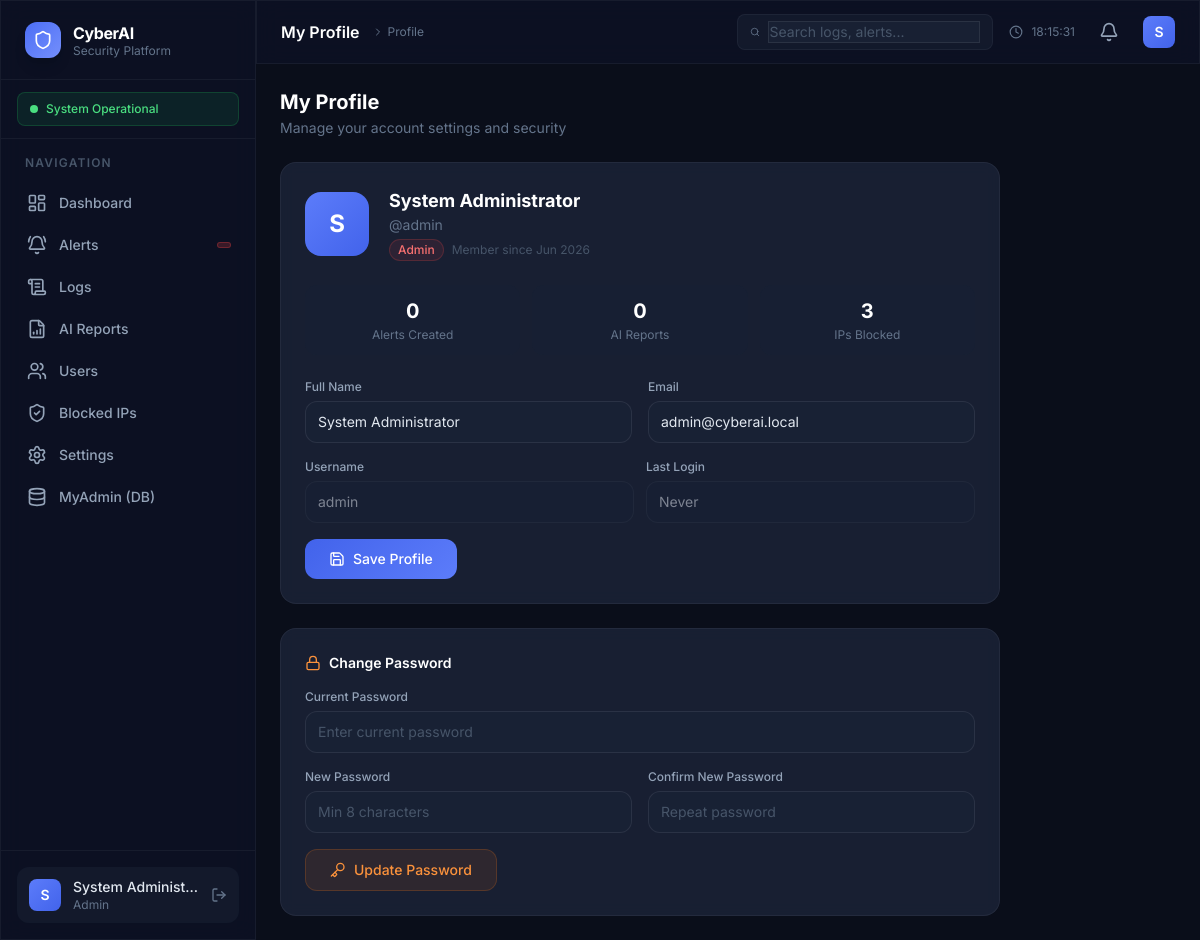
/dashboard/profile.php (signed in), run on the app's committed database.
### tables this page shows
CREATE TABLE IF NOT EXISTS users (
    id          INT UNSIGNED AUTO_INCREMENT PRIMARY KEY,
    username    VARCHAR(50) NOT NULL UNIQUE,
    email       VARCHAR(255) NOT NULL UNIQUE,
    password    VARCHAR(255) NOT NULL,
    full_name   VARCHAR(150) NOT NULL,
    role        ENUM('admin','analyst','viewer') NOT NULL DEFAULT 'analyst',
    avatar      VARCHAR(255) DEFAULT NULL,
    is_active   TINYINT(1) NOT NULL DEFAULT 1,
    last_login  DATETIME DEFAULT NULL,
    created_at  DATETIME NOT NULL DEFAULT CURRENT_TIMESTAMP,
    updated_at  DATETIME NOT NULL DEFAULT CURRENT_TIMESTAMP ON UPDATE CURRENT_TIMESTAMP,
    INDEX idx_username  (username),
    INDEX idx_email     (email),
    INDEX idx_role      (role),
    INDEX idx_is_active (is_active)
);

### dashboard/profile.php (the view, shortened to what the rows shown need)
<?php
require_once __DIR__ . '/includes/db.php';
require_once __DIR__ . '/includes/auth.php';
$pageTitle   = 'My Profile';
$currentUser = auth()->getCurrentUser();
$user        = db()->fetch("SELECT * FROM users WHERE id=?", [$currentUser['id']]);
include __DIR__ . '/includes/header.php';
?>
<div class="flex">
    <?php include __DIR__ . '/components/sidebar.php'; ?>
    <div class="flex-1 lg:ml-64">
        <?php include __DIR__ . '/components/navbar.php'; ?>
        <main class="pt-16 min-h-screen">
            <div class="p-6 max-w-3xl space-y-6">
                <div class="animate-in">
                    <h2 class="text-xl font-bold text-white">My Profile</h2>
                </div>
                <div class="animate-in glass-card rounded-2xl p-6 border border-white/5">
                    <div class="flex items-center gap-5 mb-6">
                        <div class="w-16 h-16 rounded-2xl bg-gradient-to-br from-brand-500 to-brand-700 flex items-center justify-center text-white font-bold text-2xl flex-shrink-0">
                            <?= strtoupper(substr($user['full_name'] ?? $user['username'], 0, 1)) ?>
                        </div>
                        <div>
                            <h3 class="text-lg font-bold text-white"><?= htmlspecialchars($user['full_name']) ?></h3>
                            <div class="text-sm text-slate-500">@<?= htmlspecialchars($user['username']) ?></div>
                            <div class="flex items-center gap-2 mt-1">
                                <?php $roleCls = match($user['role']) { 'admin'=>'text-red-400 bg-red-500/10 border-red-500/20', 'analyst'=>'text-blue-400 bg-blue-500/10 border-blue-500/20', default=>'text-slate-400 bg-slate-500/10 border-slate-500/20' }; ?>
                                <span class="text-xs px-2 py-0.5 rounded-full border font-medium <?= $roleCls ?>"><?= ucfirst($user['role']) ?></span>
                                <span class="text-xs text-slate-600">Member since <?= date('M Y', strtotime($user['created_at'])) ?></span>
                            </div>
                        </div>
                    </div>
                    <form method="POST" class="space-y-4">
                        <div class="grid grid-cols-2 gap-4">
                            <div>
                                <label class="block text-xs font-medium text-slate-400 mb-1.5">Full Name</label>
                                <input type="text" name="full_name" value="<?= htmlspecialchars($user['full_name']) ?>" required class="w-full px-3 py-2.5 rounded-xl text-sm bg-surface-600/50 border border-white/5 text-slate-300 focus:border-brand-500/30 focus:outline-none">
                            </div>
                            <div>
                                <label class="block text-xs font-medium text-slate-400 mb-1.5">Email</label>
                                <input type="email" name="email" value="<?= htmlspecialchars($user['email']) ?>" required class="w-full px-3 py-2.5 rounded-xl text-sm bg-surface-600/50 border border-white/5 text-slate-300 focus:border-brand-500/30 focus:outline-none">
                            </div>
                        </div>
                        <div class="flex items-center gap-3">
                            <div class="flex-1">
                                <label class="block text-xs font-medium text-slate-400 mb-1.5">Username</label>
                                <input type="text" value="<?= htmlspecialchars($user['username']) ?>" disabled class="w-full px-3 py-2.5 rounded-xl text-sm opacity-50 cursor-not-allowed">
                            </div>
                            <div class="flex-1">
                                <label class="block text-xs font-medium text-slate-400 mb-1.5">Last Login</label>
                                <input type="text" value="<?= $user['last_login'] ? timeAgo($user['last_login']) : 'Never' ?>" disabled class="w-full px-3 py-2.5 rounded-xl text-sm opacity-50 cursor-not-allowed">
                            </div>
                        </div>
                    </form>
                </div>
            </div>
        </main>
    </div>
</div>
<?php include __DIR__ . '/includes/footer.php'; ?>

### dashboard/components/sidebar.php (shortened to what the rows shown need)
<?php
$currentUser = auth()->getCurrentUser();
?>
<aside id="sidebar" class="fixed inset-y-0 left-0 z-40 w-64 glass border-r border-white/5 flex flex-col transition-transform duration-300 ease-in-out lg:translate-x-0">
    <div class="p-4 border-t border-white/5">
        <div class="flex items-center gap-3 px-3 py-2.5 rounded-xl bg-surface-600/50 hover:bg-surface-600 transition-colors cursor-pointer" onclick="window.location='<?= APP_URL ?>/dashboard/profile.php'">
            <div class="w-8 h-8 rounded-lg bg-gradient-to-br from-brand-500 to-brand-700 flex items-center justify-center text-white font-semibold text-sm flex-shrink-0">
                <?= strtoupper(substr($currentUser['full_name'] ?? $currentUser['username'], 0, 1)) ?>
            </div>
            <div class="flex-1 min-w-0">
                <div class="text-sm font-medium text-slate-200 truncate"><?= htmlspecialchars($currentUser['full_name'] ?? $currentUser['username']) ?></div>
                <div class="text-xs text-slate-500 capitalize"><?= htmlspecialchars($currentUser['role']) ?></div>
            </div>
            <a href="<?= APP_URL ?>/dashboard/logout.php" class="text-slate-500 hover:text-red-400 transition-colors" title="Logout" onclick="event.stopPropagation()">
                <i data-lucide="log-out" class="w-4 h-4"></i>
            </a>
        </div>
    </div>
</aside>

### dashboard/components/navbar.php (shortened to what the rows shown need)
<header class="fixed top-0 right-0 left-0 lg:left-64 z-30 glass border-b border-white/5 h-16 flex items-center px-6 gap-4">
    <div class="flex items-center gap-3">
        <h1 class="text-base font-semibold text-white"><?= htmlspecialchars($pageTitle) ?></h1>
    </div>
    <div class="flex items-center gap-2">
        <a href="<?= APP_URL ?>/dashboard/profile.php" class="w-8 h-8 rounded-lg bg-gradient-to-br from-brand-500 to-brand-700 flex items-center justify-center text-white font-semibold text-sm hover:scale-105 transition-transform">
            <?= strtoupper(substr($currentUser['full_name'] ?? $currentUser['username'] ?? 'U', 0, 1)) ?>
        </a>
    </div>
</header>

### data on the page
users: full_name "S", full_name "System Administ…", role "Admin", full_name "System Administrator", username "admin", created_at "Jun 2026", email "admin@cyberai.local", last_login "Never"

### other printed values
$item['label'] "Dashboard"
$item['label'] "Alerts"
$item['label'] "Logs"
$item['label'] "AI Reports"
$item['label'] "Users"
$item['label'] "Blocked IPs"
$item['label'] "Settings"
$item['label'] "MyAdmin (DB)"
$pageTitle "My Profile"
$activePage ?: 'overview' "Profile"
$val "0"
$label "Alerts Created"
$label "AI Reports"
$val "3"
$label "IPs Blocked"
